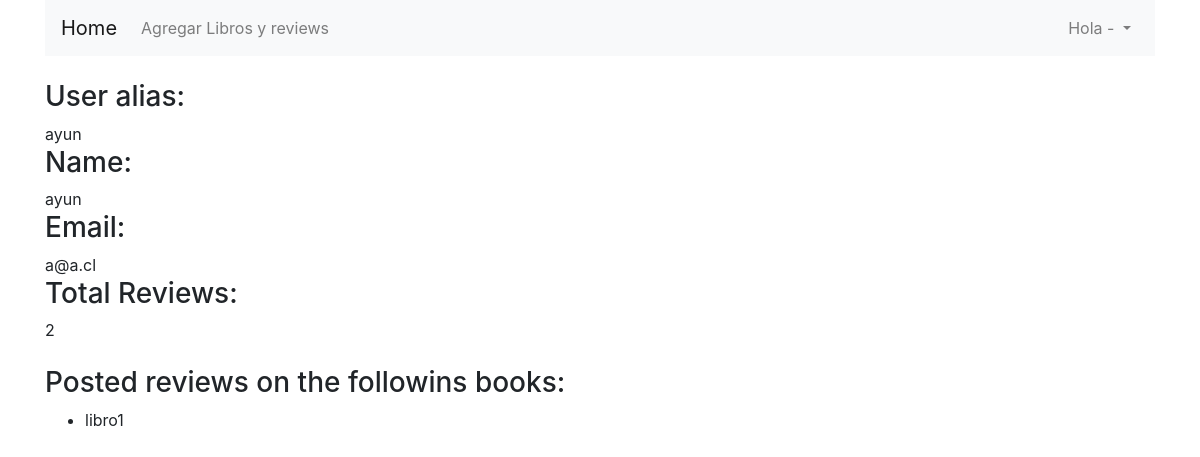
Page /users/1 on the committed database.
### login/models.py (models this page shows)
class User(models.Model):
    id = models.AutoField(primary_key=True)
    nombre = models.CharField(max_length=40)
    alias = models.CharField(max_length=40)
    email = models.CharField(max_length=40)
    password = models.CharField(max_length=255)
    rol = models.PositiveIntegerField(default=1)
    created_at = models.DateTimeField(auto_now_add=True)
    updated_at = models.DateTimeField(auto_now=True)
    objects = UserManager()

class Libro(models.Model):
    id = models.AutoField(primary_key=True)
    titulo = models.CharField(max_length=40)
    autor = models.ForeignKey(Autor, on_delete=CASCADE, related_name="libros")

### login/views.py (the view)
# urls.py: path('users/<int:user_id>', views.view_user, name='view_user'),
def view_user(request, user_id):
    usuario = User.objects.get(id = user_id)
    dict_review = Review.objects.filter(usuario = usuario).values('libro').annotate(total=Count('libro'))
    arreglo_libros = []
    for rev in dict_review:
        arreglo_libros.append(
            Libro.objects.filter(id = rev['libro'])
        )
    context = {
        'user': usuario,
        'rev_count': Review.objects.filter(usuario = usuario).count(),
        'reviews': arreglo_libros,
            }
    return render(request, 'user.html', context)

### login/templates/user.html (shortened to what this page needs)
<!DOCTYPE html>
<html lang="en">
<head>
    {% load static %}
    <link rel="stylesheet" href="https://stackpath.bootstrapcdn.com/bootstrap/4.1.3/css/bootstrap.min.css">
</head>
<body>
    <div class="container">
        {% include "navbar.html" %}
        <br>
        <div class="row">
            <div class="col">
                <h3>User alias: </h3>{{user.alias}}
                <h3>Name: </h3>{{user.nombre}}
                <h3>Email: </h3>{{user.email}}
                <h3>Total Reviews: </h3>{{rev_count}}
                <br><br>
                <h3>Posted reviews on the followins books: </h3>
                <ul>
                    {% for review in reviews %}
                    <li>{{review.0.titulo}}</li>
                    {% endfor %}
                </ul>
            </div>
        </div>
    </div>
</body>
</html>

### rows in the picture
User: alias "ayun", nombre "ayun", email "a@a.cl"
Libro: titulo "libro1"

### other values in the picture
{{ rev_count }} "2"
